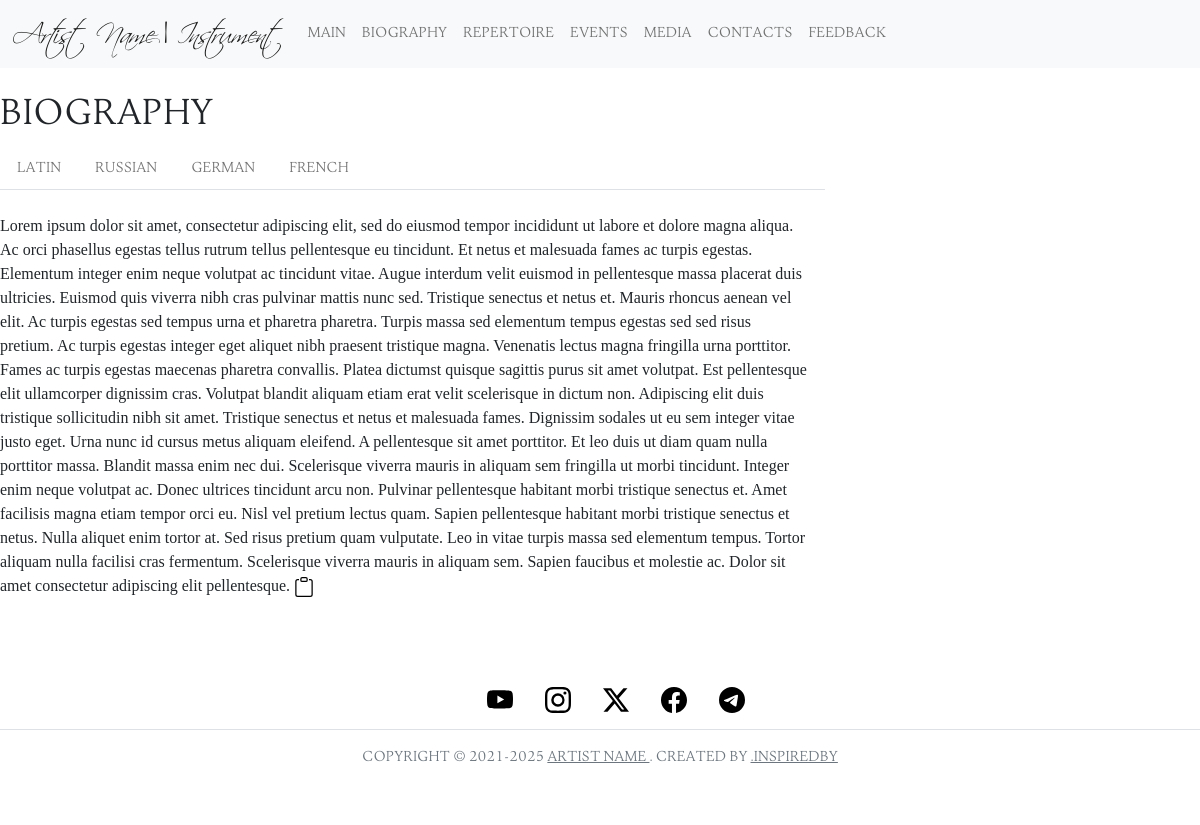
Screenshot of /bio with the database file from the repository.
### app.py (models this page shows)
class BioLang(db.Model):
    __tablename__ = "Biography"
    id = db.Column(db.Integer, primary_key=True)
    language_title = db.Column(db.String(50))
    content = db.Column(db.Text)
    slug_language_id = db.Column(db.String(10))

### app.py (the view)
@app.route('/bio')
def main_bio_page():
    bios = BioLang.query.all()
    bio = BioLang.query.get(1)
    return render_template('bio_page.html', bios=bios, sel_bio=bio)

### templates/bio_page.html (shortened to what this page needs)
{% extends 'base.html' %}
{% block extra_css %}
<link rel="stylesheet" type="text/css" href="{{url_for('static', filename='css/bio.css')}}">
{% endblock %}
{% block content %}
<br>
<div id="white_block">
<h1 class="text"> Biography </h1>
    <ul class="nav nav-tabs" id="navigation">
        {% for bio in bios %}
            <li class="nav-item">
                <a class="nav-link" aria-current="page" href="{{ '/bio/' + bio.slug_language_id}}">{{ bio.language_title }}</a>
            </li>
        {% endfor %}
    </ul>
<br>
    <p id="text-stuff">
        {{ sel_bio.content }}
    </p>
</div>
{% endblock %}

### static/css/base.css (style rules this page uses)
body { background-repeat: no-repeat !important; background-position: center center !important; background-attachment: fixed !important; -webkit-background-size: cover !important; -moz-background-size: cover !important; -o-background-size: cover !important; background-size: cover !important; }
.nav-link { color: rgba(0,0,0,.55) !important; }
h1 { font-size: 40px; font-family: 'jenriv_titlinglight'; }
li { font-family: 'jenriv_titlinglight'; color: black !important; }
#white_block, .white_block { background-color: rgba(255, 255, 255, .9); }
p { font-family: 'jenriv_titlinglight'; animation: slide-up; animation-duration: 1s; }

### static/css/bio.css (style rules this page uses)
#white_block { width: 100vmin; animation: slide-left; animation-duration: 1s; }
#navigation { width: 100vmin; animation: slide-left; animation-duration: 1s; }
#text-stuff { font-family: 'cormorantmedium' !important; width: 98%; animation: slide-left; animation-duration: 1s; padding-bottom: 6%; }

### rows the page displays
BioLang: language_title "Latin", content "Lorem ipsum dolor sit amet, consectetur adipiscing elit, sed do eiusmod tempor incididunt ut labore et dolore magna aliqua. Ac orci phasellus egestas tellus rutrum tellus pellentesque eu tincidunt. Et netus et malesuada fames ac turpis egestas. Elementum integer enim neque volutpat ac tincidunt vitae. Augue interdum velit euismod in pellentesque massa placerat duis ultricies. Euismod quis viverra nibh cras pulvinar mattis nunc sed. Tristique senectus et netus et. Mauris rhoncus aenean vel elit. Ac turpis egestas sed tempus urna et pharetra pharetra. Turpis massa sed elementum tempus egestas sed sed risus pretium. Ac turpis egestas integer eget aliquet nibh praesent tristique magna.…"
BioLang: language_title "Russian"
BioLang: language_title "German"
BioLang: language_title "French"
